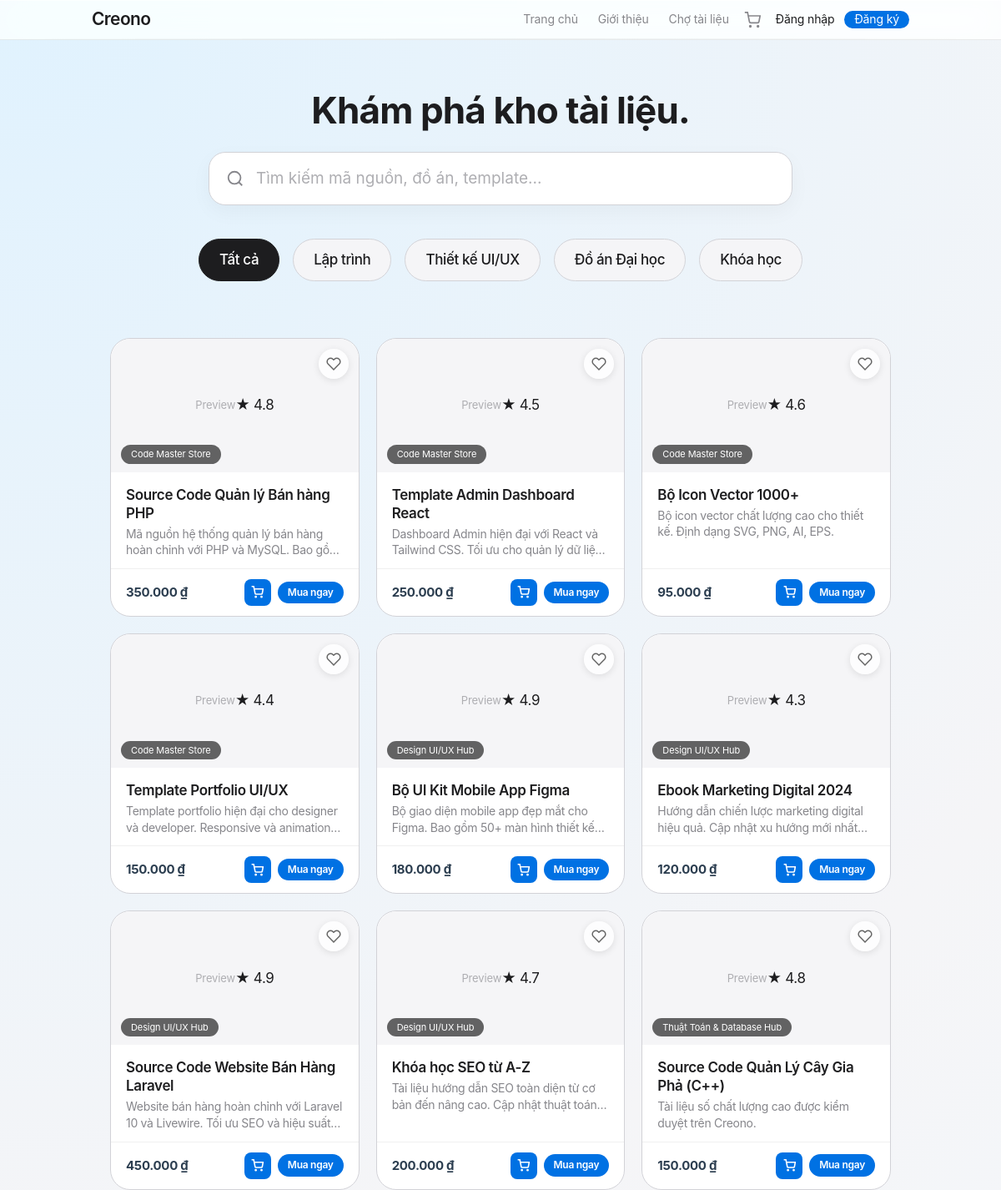
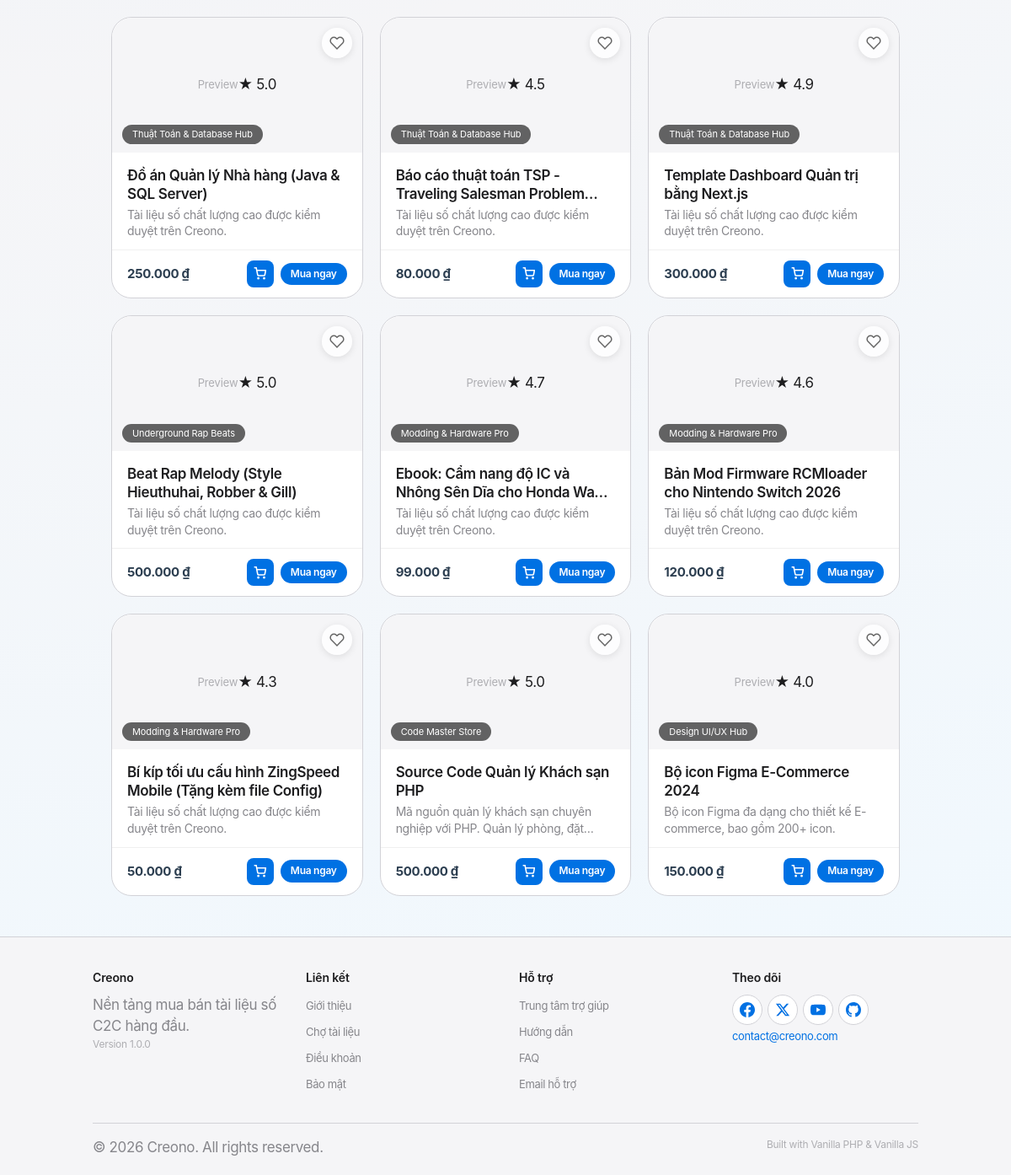
Screenshot of /products/index with the database file from the repository (2 pictures, top to bottom).
### tables this page shows
CREATE TABLE products (
    id BIGINT AUTO_INCREMENT PRIMARY KEY,
    store_id BIGINT NOT NULL,
    category_id BIGINT DEFAULT NULL,
    title VARCHAR(255) NOT NULL,
    description TEXT DEFAULT NULL,
    price DECIMAL(19,4) NOT NULL,
    preview_url VARCHAR(500) DEFAULT NULL,
    rating DECIMAL(3,2) DEFAULT 0.00,
    review_count INT DEFAULT 0,
    download_count INT DEFAULT 0,
    status TINYINT DEFAULT 1 COMMENT '1:Pending, 2:Approved, 3:Rejected',
    deleted_at DATETIME DEFAULT NULL,
    created_at DATETIME DEFAULT CURRENT_TIMESTAMP,
    CONSTRAINT fk_product_store FOREIGN KEY (store_id) REFERENCES stores(id),
    CONSTRAINT fk_product_category FOREIGN KEY (category_id) REFERENCES categories(id) ON DELETE SET NULL
);

CREATE TABLE stores (
    id BIGINT AUTO_INCREMENT PRIMARY KEY,
    user_id BIGINT NOT NULL,
    name VARCHAR(255) NOT NULL,
    status TINYINT DEFAULT 1,
    CONSTRAINT fk_store_user FOREIGN KEY (user_id) REFERENCES users(id)
);

### app/Controllers/Products.php (called while the page is built, shortened)
<?php
class Products extends Controller
{
    private Product $productModel;
    public function __construct()
    {
        $this->productModel  = $this->model('Product');
    }
    public function index(): void
    {
        $category = $_GET['category'] ?? '';
        $keyword  = $_GET['keyword'] ?? '';
        $minPrice = isset($_GET['min_price']) ? (float)$_GET['min_price'] : 0;
        $maxPrice = isset($_GET['max_price']) ? (float)$_GET['max_price'] : 0;
        $sort     = $_GET['sort'] ?? 'newest';
        $products = $this->productModel->getProductsFiltered($category, $keyword, $minPrice, $maxPrice, $sort);
        $favoriteIds = [];
        $data = [
            'title' => 'Chợ Tài Liệu - Sân Sàn C2C',
            'products' => $products,
            'favorite_ids' => $favoriteIds,
            'csrf_token' => generateCsrfToken(),
            'category' => $category,
            'keyword' => $keyword,
            'min_price' => $minPrice,
            'max_price' => $maxPrice,
            'sort' => $sort
        ];
        $this->view('products/index', $data);
    }
}

### app/Core/App.php (called while the page is built, shortened)
<?php
class App {
    protected $currentMethod = 'index';
    public function __construct() {
        $url = $this->getUrl();
        if (isset($url[0]) && file_exists('../app/Controllers/' . ucwords($url[0]) . '.php')) {
            unset($url[0]);
        }
        $this->currentController = new $this->currentController;
        if (isset($url[1])) {
            if (method_exists($this->currentController, $url[1])) {
                $this->currentMethod = $url[1];
                unset($url[1]);
            }
        }
        $this->params = $url ? array_values($url) : [];
        call_user_func_array([$this->currentController, $this->currentMethod], $this->params);
    }
    public function getUrl() {
        if (isset($_GET['url'])) {
            $url = rtrim($_GET['url'], '/');
            $url = filter_var($url, FILTER_SANITIZE_URL);
            $url = explode('/', $url);
            return $url;
        }
        return ['Pages', 'index'];
    }
}

### public/index.php (called while the page is built, shortened)
<?php
require_once '../app/Core/Database.php';
require_once '../app/Core/BaseModel.php';
require_once '../app/Core/Controller.php';
require_once '../app/Core/App.php';
$init = new App();

### app/Core/Database.php (called while the page is built, shortened)
<?php
class Database {
    private $host = DB_HOST;
    private $user = DB_USER;
    private $pass = DB_PASS;
    private $dbname = DB_NAME;
    private $dbh;
    private $stmt;
    public function __construct() {
        $dsn = 'mysql:host=' . $this->host . ';dbname=' . $this->dbname . ';charset=utf8mb4';
        $options = array(
            PDO::ATTR_PERSISTENT => true,
            PDO::ATTR_ERRMODE => PDO::ERRMODE_EXCEPTION,
            PDO::ATTR_DEFAULT_FETCH_MODE => PDO::FETCH_OBJ
        );
        try {
            $this->dbh = new PDO($dsn, $this->user, $this->pass, $options);
        } catch (PDOException $e) {
            $this->error = $e->getMessage();
            die("Lỗi kết nối DB: " . $this->error);
        }
    }
    public function query($sql) {
        $this->stmt = $this->dbh->prepare($sql);
    }
    public function execute() {
        return $this->stmt->execute();
    }
    public function resultSet() {
        $this->execute();
        return $this->stmt->fetchAll();
    }
}

### app/Models/Product.php (called while the page is built, shortened)
<?php
class Product extends BaseModel
{
    protected string $table = 'products';
    public function getProductsFiltered(
        string $category,
        string $keyword,
        float $minPrice,
        float $maxPrice,
        string $sort
    ): array {
        $sql = "SELECT p.*, s.name as store_name
                FROM {$this->table} p
                JOIN stores s ON p.store_id = s.id
                WHERE p.status = 2 AND p.deleted_at IS NULL";
        $bind = [];
        switch ($sort) {
            default:
                $sql .= " ORDER BY p.created_at DESC";
        }
        $this->db->query($sql);
        return $this->db->resultSet();
    }
}

### app/Core/BaseModel.php (called while the page is built, shortened)
<?php
class BaseModel {
    public function __construct() {
        $this->db = new Database();
    }
}

### app/Views/products/index.php (the view, shortened to what this page needs)
<?php require APPROOT . '/Views/inc/header.php'; ?>
<div class="container page-container" style="margin-top: 60px;">
    <div class="market-header text-center" style="margin-bottom: 40px; max-width: 700px; margin-left: auto; margin-right: auto;">
        <h2 style="font-size: 44px; font-weight: 700; letter-spacing: -0.02em; margin-bottom: 24px;">Khám phá kho tài liệu.</h2>
        <div class="spotlight-search">
            <svg class="search-icon" width="22" height="22" viewBox="0 0 24 24" fill="none" stroke="currentColor" stroke-width="2">
                <circle cx="11" cy="11" r="8"/>
                <path d="M21 21l-4.35-4.35"/>
            </svg>
            <input type="text" placeholder="Tìm kiếm mã nguồn, đồ án, template...">
        </div>
    </div>
    <div class="categories-scroll" style="margin-bottom: 48px;">
        <div class="categories-flex" style="justify-content: center;">
            <a href="#" class="category-pill" style="background: var(--apple-black); color: #fff; border-color: var(--apple-black);">
                <span class="category-name" style="color: #fff;">Tất cả</span>
            </a>
            <a href="#" class="category-pill">
                <span class="category-name">Lập trình</span>
            </a>
            <a href="#" class="category-pill">
                <span class="category-name">Thiết kế UI/UX</span>
            </a>
            <a href="#" class="category-pill">
                <span class="category-name">Đồ án Đại học</span>
            </a>
            <a href="#" class="category-pill">
                <span class="category-name">Khóa học</span>
            </a>
        </div>
    </div>
    <div class="product-grid">
        <?php if(!empty($data['products'])) : ?>
            <?php foreach($data['products'] as $product) : ?>
                <?php $isFav = isset($data['favorite_ids']) && in_array((int)$product->id, $data['favorite_ids']); ?>
                <div class="product-card interactive-hover" style="border-radius: 24px; display: flex; flex-direction: column; overflow: hidden; position: relative;">
                    <button type="button" class="btn-fav-toggle" data-product-id="<?php echo $product->id; ?>" style="position: absolute; top: 12px; right: 12px; z-index: 10; background: rgba(255,255,255,0.85); border: none; border-radius: 50%; width: 36px; height: 36px; display: flex; align-items: center; justify-content: center; cursor: pointer; box-shadow: 0 2px 8px rgba(0,0,0,0.1); transition: transform 0.2s ease;" title="<?php echo $isFav ? 'Bỏ yêu thích' : 'Yêu thích'; ?>">
                        <svg class="fav-heart-icon" width="18" height="18" viewBox="0 0 24 24" fill="<?php echo $isFav ? '#ff3b30' : 'none'; ?>" stroke="<?php echo $isFav ? '#ff3b30' : '#666'; ?>" stroke-width="2"><path d="M20.84 4.61a5.5 5.5 0 0 0-7.78 0L12 5.67l-1.06-1.06a5.5 5.5 0 0 0-7.78 7.78l1.06 1.06L12 21.23l7.78-7.78 1.06-1.06a5.5 5.5 0 0 0 0-7.78z"/></svg>
                    </button>
                    <a href="<?php echo URLROOT; ?>/products/detail/<?php echo $product->id; ?>" style="text-decoration: none; color: inherit; display: flex; flex-direction: column; flex-grow: 1;">
                        <div class="product-image-wrapper" style="border-radius: 24px 24px 0 0;">
                            <?php if (!empty($product->preview_url)) : ?>
                                <img src="<?php echo URLROOT . htmlspecialchars($product->preview_url); ?>" alt="<?php echo htmlspecialchars($product->title); ?>" class="product-thumb-img" style="width: 100%; height: 100%; object-fit: cover;">
                            <?php else : ?>
                                <div class="product-placeholder">Preview</div>
                            <?php endif; ?>
                            <span class="product-badge"><?php echo htmlspecialchars($product->store_name); ?></span>
                            <?php if($product->rating > 0) : ?>
                                <span class="product-rating">
                                    ★ <?php echo number_format($product->rating, 1); ?>
                                </span>
                            <?php endif; ?>
                        </div>
                        <div class="product-content" style="flex-grow: 1;">
                            <h3 class="product-title"><?php echo htmlspecialchars($product->title); ?></h3>
                            <p class="product-desc"><?php echo htmlspecialchars($product->description ?? 'Tài liệu số chất lượng cao được kiểm duyệt trên Creono.'); ?></p>
                        </div>
                    </a>
                    <div class="product-footer" style="padding: 12px 18px; border-top: 1px solid rgba(0,0,0,0.06); display: flex; align-items: center; justify-content: space-between; gap: 8px;">
                        <span class="product-price" style="font-size: 15px; font-weight: 700; color: #2c3e50; white-space: nowrap; flex-shrink: 0;">
                            <?php echo number_format($product->price, 0, ',', '.'); ?>&nbsp;₫
                        </span>
                        <div style="display: flex; gap: 8px; align-items: center;">
                            <button type="button" class="btn-cart-add-mini" data-product-id="<?php echo $product->id; ?>" style="background: var(--apple-blue, #0071e3); border: none; color: #fff; width: 32px; height: 32px; border-radius: 8px; display: flex; align-items: center; justify-content: center; cursor: pointer; transition: transform 0.15s ease;" title="Thêm vào giỏ hàng">
                                <svg width="15" height="15" viewBox="0 0 24 24" fill="none" stroke="currentColor" stroke-width="2.5"><circle cx="9" cy="21" r="1"/><circle cx="20" cy="21" r="1"/><path d="M1 1h4l2.68 13.39a2 2 0 0 0 2 1.61h9.72a2 2 0 0 0 2-1.61L23 6H6"/></svg>
                            </button>
                            <a href="<?php echo URLROOT; ?>/orders/checkout/<?php echo $product->id; ?>"
                               class="btn btn-primary"
                               style="width: fit-content; min-width: auto; padding: 6px 12px; font-size: 12px; font-weight: 600; text-decoration: none; border-radius: 980px; display: inline-flex; align-items: center; justify-content: center; white-space: nowrap; flex-shrink: 0; line-height: 1.2;">
                                Mua ngay
                            </a>
                        </div>
                    </div>
                </div>
            <?php endforeach; ?>
        <?php endif; ?>
    </div>
</div>
<?php require APPROOT . '/Views/inc/footer.php'; ?>

### rows the page displays
products: store.name "Code Master Store", rating "4.8", title "Source Code Quản lý Bán hàng PHP", description "Mã nguồn hệ thống quản lý bán hàng hoàn chỉnh với PHP và MySQL. Bao…", price "350.000"
products: store.name "Code Master Store", rating "4.5", title "Template Admin Dashboard React", description "Dashboard Admin hiện đại với React và Tailwind CSS. Tối ưu cho quản lý dữ…", price "250.000"
products: store.name "Code Master Store", rating "4.6", title "Bộ Icon Vector 1000+", description "Bộ icon vector chất lượng cao cho thiết kế. Định dạng SVG, PNG, AI, EPS.", price "95.000"
products: store.name "Code Master Store", rating "4.4", title "Template Portfolio UI/UX", description "Template portfolio hiện đại cho designer và developer. Responsive và…", price "150.000"
products: store.name "Design UI/UX Hub", rating "4.9", title "Bộ UI Kit Mobile App Figma", description "Bộ giao diện mobile app đẹp mắt cho Figma. Bao gồm 50+ màn hình thiết…", price "180.000"
products: store.name "Design UI/UX Hub", rating "4.3", title "Ebook Marketing Digital 2024", description "Hướng dẫn chiến lược marketing digital hiệu quả. Cập nhật xu hướng mới…", price "120.000"
products: store.name "Design UI/UX Hub", rating "4.9", title "Source Code Website Bán Hàng Laravel", description "Website bán hàng hoàn chỉnh với Laravel 10 và Livewire. Tối ưu SEO và hiệu…", price "450.000"
products: store.name "Design UI/UX Hub", rating "4.7", title "Khóa học SEO từ A-Z", description "Tài liệu hướng dẫn SEO toàn diện từ cơ bản đến nâng cao. Cập nhật thuật…", price "200.000"
products: store.name "Thuật Toán & Database Hub", rating "4.8", title "Source Code Quản Lý Cây Gia Phả (C++)", description "Tài liệu số chất lượng cao được kiểm duyệt trên Creono.", price "150.000"
products: store.name "Thuật Toán & Database Hub", rating "5.0", title "Đồ án Quản lý Nhà hàng (Java & SQL Server)", description "Tài liệu số chất lượng cao được kiểm duyệt trên Creono.", price "250.000"
products: store.name "Thuật Toán & Database Hub", rating "4.5", title "Báo cáo thuật toán TSP - Traveling Salesman…", description "Tài liệu số chất lượng cao được kiểm duyệt trên Creono.", price "80.000"
products: store.name "Thuật Toán & Database Hub", rating "4.9", title "Template Dashboard Quản trị bằng Next.js", description "Tài liệu số chất lượng cao được kiểm duyệt trên Creono.", price "300.000"
products: store.name "Underground Rap Beats", rating "5.0", title "Beat Rap Melody (Style Hieuthuhai, Robber & Gill)", description "Tài liệu số chất lượng cao được kiểm duyệt trên Creono.", price "500.000"
products: store.name "Modding & Hardware Pro", rating "4.7", title "Ebook: Cẩm nang độ IC và Nhông Sên Dĩa cho Honda…", description "Tài liệu số chất lượng cao được kiểm duyệt trên Creono.", price "99.000"
products: store.name "Modding & Hardware Pro", rating "4.6", title "Bản Mod Firmware RCMloader cho Nintendo Switch 2026", description "Tài liệu số chất lượng cao được kiểm duyệt trên Creono.", price "120.000"
products: store.name "Modding & Hardware Pro", rating "4.3", title "Bí kíp tối ưu cấu hình ZingSpeed Mobile (Tặng kèm file Config)", description "Tài liệu số chất lượng cao được kiểm duyệt trên Creono.", price "50.000"
products: store.name "Code Master Store", rating "5.0", title "Source Code Quản lý Khách sạn PHP", description "Mã nguồn quản lý khách sạn chuyên nghiệp với PHP. Quản lý phòng,…", price "500.000"
products: $product->id 3 (drawn), store.name "Design UI/UX Hub", rating "4.0", title "Bộ icon Figma E-Commerce 2024", description "Bộ icon Figma đa dạng cho thiết kế E-commerce, bao gồm 200+ icon.", price "150.000"

### other values shown
SITENAME "Creono"
